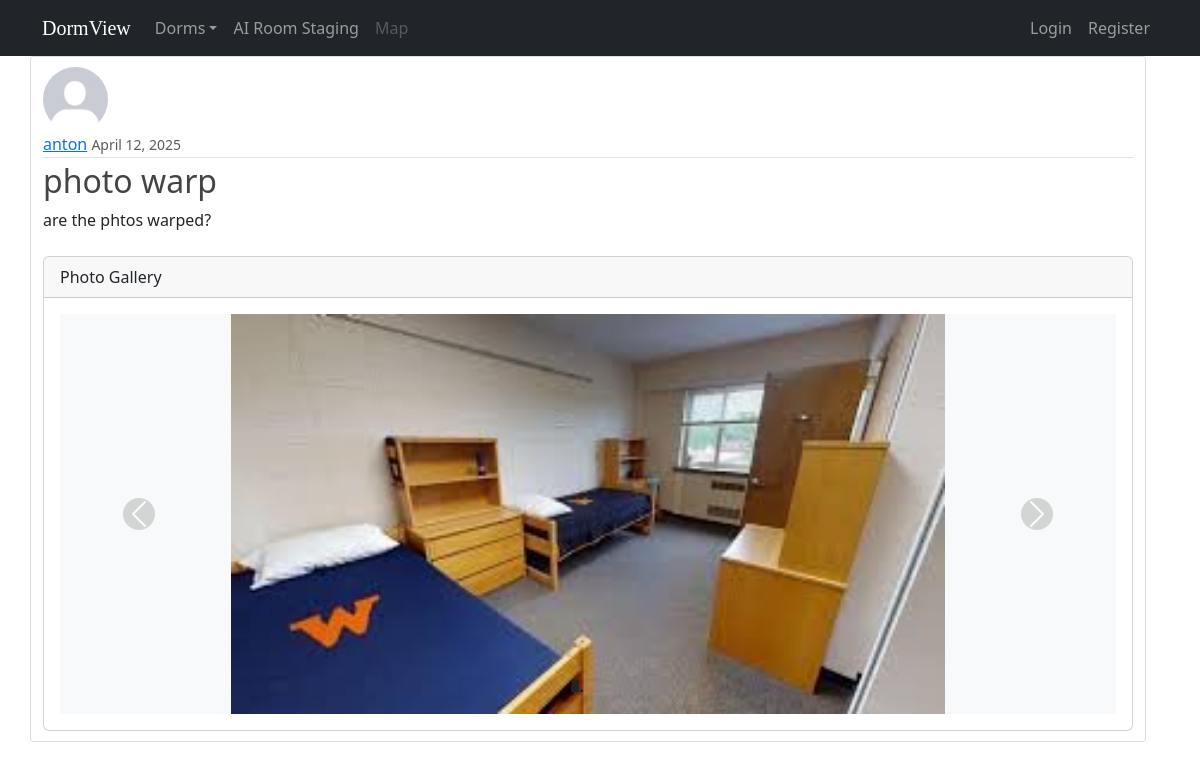
Screenshot of /post/3/ with the database file from the repository.
### review/models.py (models this page shows, shortened)
class Post(models.Model):
    title = models.CharField(max_length=100)
    content = models.TextField()
    date_posted = models.DateTimeField(default=timezone.now)
    author = models.ForeignKey(User, on_delete=models.CASCADE)
    room = models.ForeignKey(Room, on_delete=models.CASCADE, related_name='reviews', null=True)
    liked = models.BooleanField(default=False)  # Added like feature

class PostImage(models.Model):
    post = models.ForeignKey(Post, related_name='images', on_delete=models.CASCADE)
    image = models.ImageField(upload_to='post_images')
    caption = models.CharField(max_length=100, blank=True, null=True)

### users/models.py (models this page shows, shortened)
class Profile(models.Model):
    user = models.OneToOneField(User, on_delete=models.CASCADE)
    image = models.ImageField(default='default.jpg', upload_to='profile_pics')
    assigned_room = models.ForeignKey(Room, on_delete=models.SET_NULL, null=True, blank=True,
                                      related_name='assigned_students')
    _original_assigned_room = None
    def __init__(self, *args, **kwargs):
        super().__init__(*args, **kwargs)
        self._original_assigned_room = self.assigned_room

### review/views.py (the view)
# urls.py: path('post/<int:pk>/', PostDetailView.as_view(), name='post-detail'),
class PostDetailView(DetailView):
    model = Post

### review/templates/review/post_detail.html (shortened to what this page needs)
{% extends 'review/base.html' %}
{% block content %}
    <article class="media content-section">
        <img class="rounded-circle article-img" src="{{ object.author.profile.image.url }}">
        <div class="media-body">
            <div class="article-metadata">
                <a class="mr-2" href="{% url 'user-posts' object.author.username %}">{{ object.author }}</a>
                <small class="text-muted">{{ object.date_posted|date:"F d, Y" }}</small>
            </div>
            <h2 class="article-title">{{ object.title }}</h2>
            <p class="article-content">{{ object.content }}</p>
            {% if object.images.all %}
                <div class="card mt-4">
                    <div class="card-header">
                        Photo Gallery
                    </div>
                    <div class="card-body">
                        <div id="carouselExampleIndicators" class="carousel slide" data-ride="carousel">
                            <ol class="carousel-indicators">
                            </ol>
                            <div class="carousel-inner">
                                {% for img in object.images.all %}
                                    <div class="carousel-item {% if forloop.first %}active{% endif %}">
                                        <img class="d-block w-100" src="{{ img.image.url }}" alt="Image {{ forloop.counter }}">
                                    </div>
                                {% endfor %}
                            </div>
                            <a class="carousel-control-prev" href="#carouselExampleIndicators" role="button" data-slide="prev">
                                <span class="carousel-control-prev-icon" aria-hidden="true"></span>
                            </a>
                            <a class="carousel-control-next" href="#carouselExampleIndicators" role="button" data-slide="next">
                                <span class="carousel-control-next-icon" aria-hidden="true"></span>
                            </a>
                        </div>
                    </div>
                </div>
            {% endif %}
        </div>
    </article>
{% endblock content %}

### review/static/review/main.css (style rules this page uses)
body { background: #fafafa; color: #333333; margin-top: 5rem; }
h1, h2, h3, h4, h5, h6 { color: #444444; }
.content-section { background: #ffffff; padding: 10px 20px; border: 1px solid #dddddd; border-radius: 3px; margin-bottom: 20px; }
.article-title { color: #444444; }
.article-content { white-space: pre-line; }
.article-img { height: 65px; width: 65px; margin-right: 16px; }
.article-metadata { padding-bottom: 1px; margin-bottom: 4px; border-bottom: 1px solid #e3e3e3 }
.carousel-item img { height: 400px; object-fit: contain; background-color: #f8f9fa; }
.carousel-control-prev-icon, .carousel-control-next-icon { background-color: rgba(0, 0, 0, 0.3); border-radius: 50%; padding: 10px; }

### review/static/review/main_style.css (style rules this page uses)
body { font-family: mona_font;; }

### rows the page displays
Post: author.profile.image (placeholder picture), author "anton", date_posted "April 12, 2025", title "photo warp", content "are the phtos warped?"
PostImage: image (picture)
